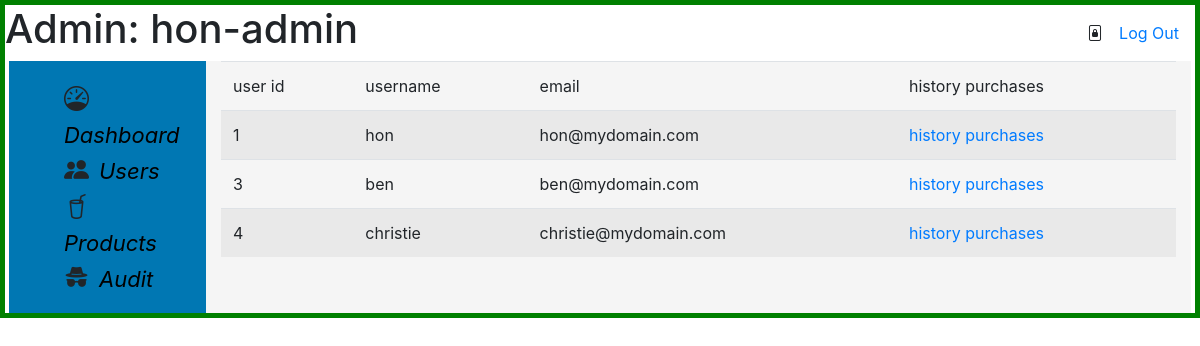
Page /coffee_admin/users (signed in) on the earlier database version.
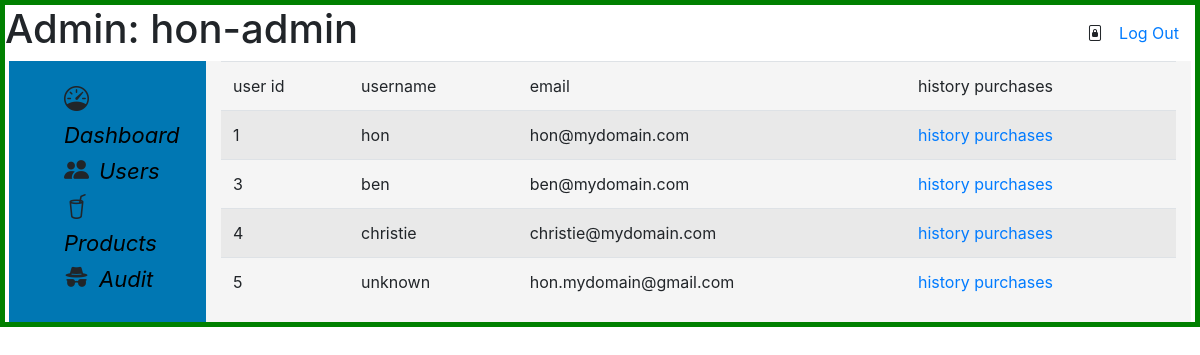
Same page on the later database version.
### eCoffee/models.py (models this page shows)
class User(AbstractUser):
    pass

### eCoffee/views.py (the view)
# urls.py: path('coffee_admin/users',views.admin_users,name='admin_users'),
@user_passes_test(is_admin)
def admin_users(request):
    users=User.objects.exclude(username='hon-admin')
    return render(request,'eCoffee/admin_users.html',{'users':users})

### eCoffee/context_processors.py (called while the page is built)
def send_cart_length(request):
    cart_length = 0
    total = 0
    if request.user.is_authenticated:
        try:
            cart = Cart.objects.get(user=request.user)
            cart_length = cart.get_total_items()
            total = cart.get_total_price()
        except Cart.DoesNotExist:
            cart_length = 0
            total = 0
    else:
        cart_length = 0
    return {'cart_length': cart_length, 'total': total}

### eCoffee/views.py (called while the page is built)
def is_admin(user):
    return user.is_authenticated and user.is_staff

### eCoffee/templates/eCoffee/admin_users.html (shortened to what this page needs)
{% extends "eCoffee/main_dashboard.html" %}
{% block body %}
{%if users %}
<div class="admin-user-container">
   <table class='table table-striped'>
      <thead>
        <tr><td>user id</td><td>username</td><td>email</td><td>history purchases</td></tr>
      </thead>
      <tbody>
        {%for user in users %}
        <tr><td>{{user.id}}</td><td>{{user.username}}</td><td>{{user.email}}</td><td><a href="#">history purchases</a></td></tr>
        {%endfor%}
      </tbody>
    </table>
</div>
{%endif%}
{%endblock%}

### eCoffee/templates/eCoffee/main_dashboard.html (shortened to what this page needs)
<!DOCTYPE html>
<html lang="en">
    <head>
      {%load static %}
        <link rel="stylesheet" href="https://stackpath.bootstrapcdn.com/bootstrap/4.4.1/css/bootstrap.min.css">
        <link href="https://cdn.jsdelivr.net/npm/bootstrap-icons@1.8.1/font/bootstrap-icons.css" rel="stylesheet">
        <link href="{% static 'eCoffee/style.css' %}" rel="stylesheet">
        <link href="{% static 'eCoffee/layout-style.css' %}" rel="stylesheet">
        <link href="{% static 'eCoffee/index-style.css' %}" rel="stylesheet">
        <link href="{% static 'eCoffee/admin-style.css' %}" rel="stylesheet">
        <link href="{% static 'eCoffee/admin-products-style.css' %}" rel="stylesheet">
    </head>
    <body>
<div class="admin-container">
   {% if request.user.is_authenticated%}
   <div class="d-flex justify-content-between"><h1>Admin: {{user.username}}</h1>
      <div class="d-flex justify-content-center align-items-center">
         <i class="bi bi-file-lock2"></i>
         <a class="nav-link" href="{% url 'logout' %}">Log Out</a>
      </div>
   </div>
   {%endif%}
   <div class="row mx-1">
      <div class="sidebar col-md-2" style="background-color:#0077b3;">
         <ul>
            <li class="sidebar-item"><i class="bi bi-speedometer"></i><a href="{% url 'main_dashboard' %}" class="admin">Dashboard</a></li>
            <li class="sidebar-item"> <i class="bi bi-people-fill"></i><a href="{% url 'admin_users' %}" class="admin">Users</a></li>
            <li class="sidebar-item"><i class="bi bi-cup-straw"></i><a href="{% url 'admin_products' %}" class="admin">Products</a></li>
            <li class="sidebar-item"><i class="bi bi-incognito"></i><a href="#" class="admin">Audit</a></li>
         </ul>
      </div>
      <div class="main col-md-10" style="background-color:whitesmoke;">
         {%block body%}
         {%endblock%}
        </div>
      </div>
   </div>
</body>

### eCoffee/static/eCoffee/style.css (style rules this page uses)
body, html { max-width: 100%; box-sizing: border-box; }

### eCoffee/static/eCoffee/layout-style.css (style rules this page uses)
ul { justify-content: space-evenly; justify-content: center; align-items: center; }
ul > li { margin-right:10px; }

### eCoffee/static/eCoffee/index-style.css (style rules this page uses)
ul > li { list-style: none; }

### eCoffee/static/eCoffee/admin-style.css (style rules this page uses)
.admin-container { border:5px solid green; }
a.admin { color:black; font-size:22px; font-style: italic; -webkit-font-smoothing: antialiased; }
.sidebar { padding-top:20px; float:left; }
ul > li.sidebar-item i { padding-right:10px; font-size: 25px; }

Differences in the rows shown:
added User: id "5", username "unknown", email "hon.mydomain@gmail.com"
